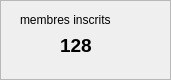
             <widget class="QFrame" name="frame_3">
              <property name="geometry">
               <rect>
                <x>430</x>
                <y>120</y>
                <width>171</width>
                <height>80</height>
               </rect>
              </property>
              <property name="frameShape">
               <enum>QFrame::Shape::StyledPanel</enum>
              </property>
              <property name="frameShadow">
               <enum>QFrame::Shadow::Raised</enum>
              </property>
              <widget class="QLabel" name="label_10">
               <property name="geometry">
                <rect>
                 <x>20</x>
                 <y>10</y>
                 <width>121</width>
                 <height>20</height>
                </rect>
               </property>
               <property name="text">
                <string>membres inscrits</string>
               </property>
              </widget>
              <widget class="QLabel" name="label_12">
               <property name="geometry">
                <rect>
                 <x>60</x>
                 <y>30</y>
                 <width>63</width>
                 <height>31</height>
                </rect>
               </property>
               <property name="text">
                <string>&lt;html&gt;&lt;head/&gt;&lt;body&gt;&lt;p&gt;&lt;span style=" font-size:14pt; font-weight:700;"&gt; 128&lt;/span&gt;&lt;/p&gt;&lt;/body&gt;&lt;/html&gt;</string>
               </property>
              </widget>
              <widget class="QLabel" name="label_11">
               <property name="geometry">
                <rect>
                 <x>10</x>
                 <y>30</y>
                 <width>41</width>
                 <height>41</height>
                </rect>
               </property>
               <property name="text">
                <string />
               </property>
               <property name="pixmap">
                <pixmap resource="ressources.qrc">:/new/prefix1/IMAGES/WhatsApp_Image_2026-10-04_at_7.05.42_PM__2_-removebg-preview.png</pixmap>
               </property>
               <property name="scaledContents">
                <bool>true</bool>
               </property>
              </widget>
             </widget>
